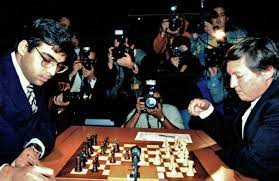
#> input picture images/chess/chess.jfif, 279 x 181 px
$ python convert_to_grayscale.py
#> lines starting #> are read from the running program, lines starting #| are printed output that depends on the picture
import cv2

img = cv2.imread('chess/chess.jfif')
#> img is the input picture: shape (181, 279, 3); mean B, G, R 53.3, 56.5, 65.9

gray = cv2.cvtColor(img, cv2.COLOR_BGR2GRAY)
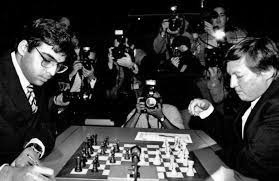
#> gray: shape (181, 279); min 0, max 255, mean 59

cv2.imwrite('chess_grayscale.jpg', gray)
